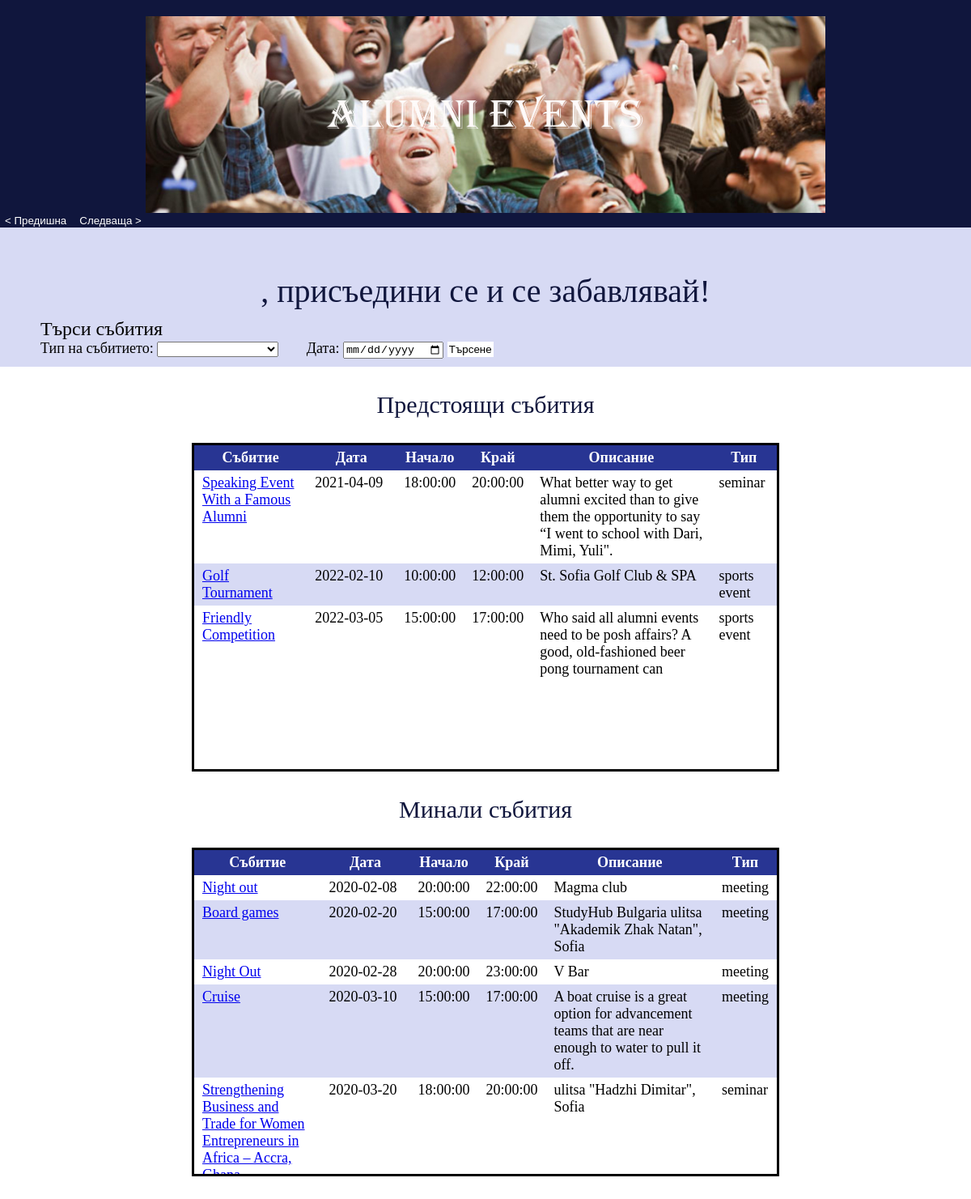
Screenshot of /events.php with the database file from the repository.
### tables this page shows
CREATE TABLE `events` (
  `id` int(11) NOT NULL,
  `date` date NOT NULL,
  `start-time` time NOT NULL,
  `end-time` time NOT NULL,
  `name` varchar(99) NOT NULL,
  `description` varchar(200) DEFAULT NULL,
  `type` varchar(99) NOT NULL,
  `status` varchar(10) NOT NULL,
  `going` int(11) NOT NULL
);

### events.php (the view, shortened to what this page needs)
<?php
			try {
				$connObj = new Connection();
				$conn = $connObj->getConnection();
			} catch (PDOException $e) {
					echo "Error: " . $e->getMessage();
			}
	?>
<!DOCTYPE html>
<html>
<head>
	<link rel="stylesheet" href="css/style.css">
</head>
<body onload="startTimer()">
	<div id="header" class="header">
		<img id="img" src="img/lights1.jpg"/>
		<button type="button" id="header-button" onclick="displayPreviousImage()">&lt; Предишна</button>
		<button type="button" id="header-button" onclick="displayNextImage()">Следваща > </button>
	</div>
	<?php
		$FN = $_GET['FN'];
		$sql = "SELECT `name` FROM `people` WHERE `FN` = '$FN'";
		$query = $conn->query($sql) or die("failed!");
		$row = $query->fetch(PDO::FETCH_ASSOC);
		$name = $row['name'];
		echo "<div id='intro'> $name, присъедини се и се забавлявай!</div>";
	?>
	<div id="search" class="search">
		<form action="" method="post" id="search-form">
			<div id="event-search">Търси събития</div>
			Тип на събитието: <select name="type" id="type-select">
				<option value=""></option>
				<option value="meeting">Среща</option>
			</select>
			Дата: <input type="date" name="date" value="">
			<button id="search-button" type='submit' name='submit'>Търсене</button>
		</form>
	</div>
	<div id="table-header">
		Предстоящи събития
	</div>
	<div id="table-scroll" class="table-scroll">
		<div id="faux-table" class="faux-table" aria="hidden"></div>
		<div class="table-wrap">
			<table id="main-table" class="main-table">
				<thead>
					<tr>
						<th scope="col">Събитие</th>
						<th scope="col" width="90">Дата</th>
						<th scope="col">Начало</th>
						<th scope="col">Край</th>
						<th scope="col">Описание</th>
						<th scope="col">Тип</th>
					</tr>
				</thead>
				<tbody>
					<?php
					$conn->query("UPDATE `events` SET `status` = 'ended' WHERE `date` < CURDATE()");
					$sql = "SELECT `id`, `date`, `start-time`, `end-time`, `name`, `description`, `type` FROM `events` WHERE `status` = 'pending' ORDER BY `date`;";
					$query = $conn->query($sql) or die("failed!");
					while ($row = $query->fetch(PDO::FETCH_ASSOC)) {
						$id = $row["id"];
						echo "<tr><td><a href=eventPage.php?id={$id}&FN={$FN}>" . $row["name"]. "</a></td><td>" . $row["date"] . "</td><td>" . $row["start-time"]. "</td><td>" . $row["end-time"]. "</td><td>" . $row["description"] . "</td><td>". $row["type"]. "</td></tr>";
					}
					echo "</table>";
					?>
		</div>
	</div>
	<div id="table-header">
		Минали събития
	</div>
	<div id="table-scroll" class="table-scroll">
		<div id="faux-table" class="faux-table" aria="hidden"></div>
		<div class="table-wrap">
			<table id="main-table" class="main-table">
				<thead>
					<tr>
						<th scope="col">Събитие</th>
						<th scope="col" width="90">Дата</th>
						<th scope="col">Начало</th>
						<th scope="col">Край</th>
						<th scope="col">Описание</th>
						<th scope="col">Тип</th>
					</tr>
				</thead>
				<tbody>
					<?php
					$sql = "SELECT `id`, `date`, `start-time`, `end-time`, `name`, `description`, `type` FROM `events` WHERE `status` = 'ended' ORDER BY `date`";
					$query = $conn->query($sql) or die("failed!");
					while ($row = $query->fetch(PDO::FETCH_ASSOC)) {
						$id = $row["id"];
						echo "<tr><td><a href=eventPage.php?id={$id}&FN={$FN}>" . $row["name"]. "</a></td><td>" . $row["date"] . "</td><td>" . $row["start-time"]. "</td><td>" . $row["end-time"]. "</td><td>" . $row["description"] . "</td><td>". $row["type"]. "</td></tr>";
					}
					echo "</table>";
					?>
		</div>
	</div>
</body>
</html>

### css/style.css (style rules this page uses)
#img { width: 70%; position: relative; padding-top: 20px; display: block; margin-left: auto; margin-right: auto; -webkit-transition: background-image 0.2s ease-in-out; transition: background-image 0.2s ease-in-out; }
#header { background-color: #10163d; }
#header-button { background-color: #10163d; color: #fff; border: none; }
#intro { font-size: 40px; font-family: Decorative; color: #10163d; text-align: center; background-color: #d7daf4; padding-top: 55px; }
#search-form { padding-bottom: 10px; padding-left: 50px; background-color: #d7daf4; font-family: Decorative; font-size: large; }
#search-button { background-color: #fff; border: none; padding: 2px; cursor: pointer; }
#table-header { color: #10163d; text-align: center; font-family: Decorative; font-size: 30px; padding-top: 30px; padding-bottom: 30px; }
#event-search { padding-top: 10px; font-size: 24px; }
#type-select { margin-right: 30px; width: 150px; }
.table-scroll { position: relative; max-width: 1280px; width:60%; margin: auto; display:table; border-style: solid; }
.table-wrap { width: 100%; display:block; overflow: auto; position:relative; z-index:1; height: 400px; }
.table-wrap thead th { position: sticky; position: -webkit-sticky; top: 0; z-index: 999; background-color: #283593; color: #fff; }
.table-wrap tr:nth-child(even) { background-color: #d7daf4; }
.table-scroll table { width: 100%; margin: auto; font-size: large; border-collapse: separate; border-spacing: 0; }
.table-scroll th, .table-scroll td { padding: 5px 10px; vertical-align: top; }
.faux-table { position:absolute; top:0; right:0; left:0; bottom:0; overflow-y:scroll; }
body { margin: 0px; padding: 0 !important; margin-bottom: 50px; }

### rows the page displays
events: name "Speaking Event With a Famous Alumni", date "2021-04-09", value "18:00:00", value "20:00:00", description "What better way to get alumni excited than to give them the opportunity to say “I went to school with Dari, Mimi, Yuli\".", type "seminar"
events: name "Golf Tournament", date "2022-02-10", value "10:00:00", value "12:00:00", description "St. Sofia Golf Club & SPA", type "sports event"
events: name "Friendly Competition", date "2022-03-05", value "15:00:00", value "17:00:00", description "Who said all alumni events need to be posh affairs? A good, old-fashioned beer pong tournament can", type "sports event"
events: name "Night out", date "2020-02-08", value "20:00:00", value "22:00:00", description "Magma club", type "meeting"
events: name "Board games", date "2020-02-20", value "15:00:00", value "17:00:00", description "StudyHub Bulgaria ulitsa \"Akademik Zhak Natan\", Sofia", type "meeting"
events: name "Night Out", date "2020-02-28", value "20:00:00", value "23:00:00", description "V Bar", type "meeting"
events: name "Cruise", date "2020-03-10", value "15:00:00", value "17:00:00", description "A boat cruise is a great option for advancement teams that are near enough to water to pull it off.", type "meeting"
events: name "Strengthening Business and Trade for Women Entrepreneurs in Africa – Accra,…", date "2020-03-20", value "18:00:00", value "20:00:00", description "ulitsa \"Hadzhi Dimitar\", Sofia", type "seminar"
